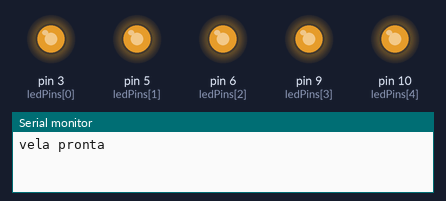
The sketch below on a simulated Arduino Uno, built with avr-gcc and run on an emulated ATmega328P. On the bench: output pins drawn as LEDs (lit = HIGH), the last lines printed to the serial monitor. Random numbers use the default seed unless the sketch sets one; pins used as bus, display or sensor lines are not drawn.

Above: at 0.15 s.
At 7.93 s:
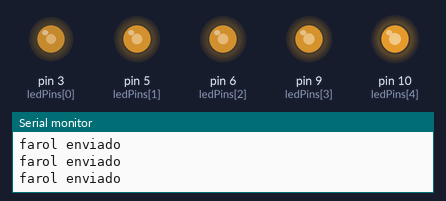
At 11.69 s:
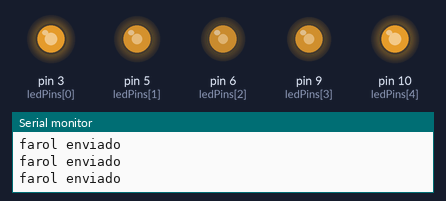
At 18.49 s:
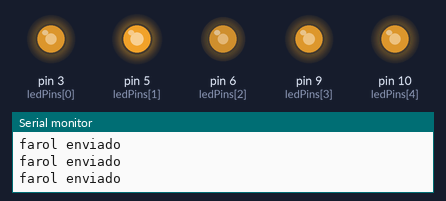
At 24.98 s:
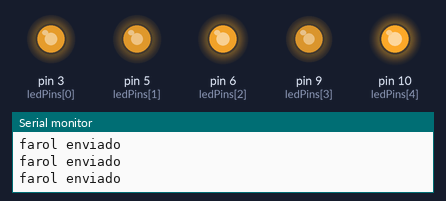
At 29.22 s:
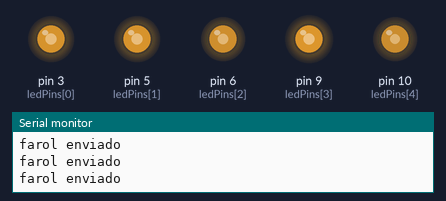
Timing chart, 0 to 29.4 s (numbered marks = the images above):
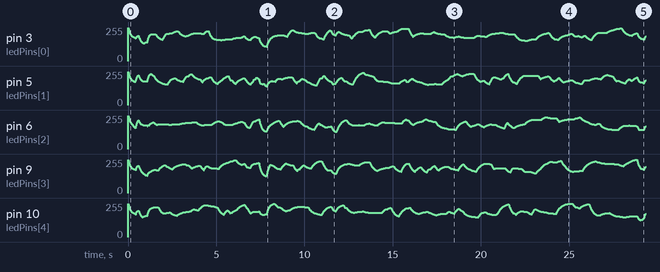

The sketch:

vela_leds_fade.ino
```cpp
// Efeito de chama para 5 LEDs normais (sem chip de flicker embutido)
// + emissor de infravermelhos para o sensor de chama do FIREBOT
//
// LEDs: brilho sempre alto, cada LED faz um fade suave ao seu ritmo,
//       e de vez em quando há uma "rajada de vento" que baixa todos um pouco ao mesmo tempo
// IR:   sempre ligado a 100%, sem PWM, para o sensor ver um sinal forte e estável
// Farol: de 2 em 2 s o mesmo LED IR pisca um código NEC a 38 kHz (endereço 0xF1, comando 0xB7).
//        O FIREBOT apanha-o pelo recetor do comando e mostra "VELA: FAROL IR" (plano C, se o sensor de chama falhar).
//        Cada envio dura ~70 ms; durante esse tempo os LEDs ficam parados, o que não se nota.

const int NUM_LEDS = 5;
const int ledPins[NUM_LEDS] = {3, 5, 6, 9, 10};

// Emissor IR: se estiver ligado a um pino do Arduino, põe aqui o número desse pino.
// Se estiver ligado direto aos 5V, fica sempre aceso de qualquer forma.
const int PINO_IR = 2;
const bool FAROL_LIGADO = true;           // false: o LED IR fica só sempre aceso, como antes
const unsigned long FAROL_MS = 1000;      // intervalo entre envios
const bool IR_SEMPRE_ACESO = false;       // true: LED IR aceso entre envios (para um sensor de chama); pode encandear o recetor do robô
const uint8_t FAROL_END = 0xF1, FAROL_CMD = 0xB7;
unsigned long proximoFarol = 1000;

// brilho percebido (0-255), antes da correção gama
const float BRILHO_MIN = 190;
const float BRILHO_MAX = 255;

const unsigned long PASSO_MS = 10; // atualiza a 100 Hz, para o movimento ser contínuo
const float SUAVIDADE = 0.04;      // fração do caminho até ao alvo feita em cada passo (menor = mais suave)

float brilhoAtual[NUM_LEDS];
float brilhoAlvo[NUM_LEDS];
unsigned long proximoAlvo[NUM_LEDS];

float rajada = 1.0;     // fator comum a todos os LEDs (1 = sem rajada)
float rajadaAlvo = 1.0;
unsigned long fimRajada = 0;
unsigned long ultimoPasso = 0;

// ---------- farol: NEC a 38 kHz feito "à mão" no pino do LED IR ----------
volatile uint8_t *regIR; uint8_t mascaraIR;

void marca(unsigned int us) {             // 38 kHz: ~13 us aceso, ~13 us apagado
  for (unsigned int n = us / 26; n > 0; n--) {
    *regIR |= mascaraIR;  delayMicroseconds(12);
    *regIR &= ~mascaraIR; delayMicroseconds(12);
  }
}
void espaco(unsigned int us) { *regIR &= ~mascaraIR; delayMicroseconds(us); }

void enviarByte(uint8_t b) {
  for (uint8_t i = 0; i < 8; i++, b >>= 1) { marca(562); espaco((b & 1) ? 1687 : 562); }
}

void enviarFarol() {
  *regIR &= ~mascaraIR; delay(20);        // apagado um instante antes do código
  marca(9000); espaco(4500);              // início
  enviarByte(FAROL_END); enviarByte((uint8_t)~FAROL_END);
  enviarByte(FAROL_CMD); enviarByte((uint8_t)~FAROL_CMD);
  marca(562);                             // fim
  if (IR_SEMPRE_ACESO) *regIR |= mascaraIR; else *regIR &= ~mascaraIR;
  Serial.println(F("farol enviado"));
}

// Correção gama aproximada: o olho não vê o PWM de forma linear,
// sem isto o fade parece "saltar" nos brilhos baixos e ficar parado nos altos
int gama(float v) {
  float n = v / 255.0;
  return (int)(n * n * 255.0 + 0.5);
}

void setup() {
  pinMode(PINO_IR, OUTPUT);
  digitalWrite(PINO_IR, IR_SEMPRE_ACESO ? HIGH : LOW);
  Serial.begin(9600);
  Serial.println(F("vela pronta"));
  regIR = portOutputRegister(digitalPinToPort(PINO_IR));
  mascaraIR = digitalPinToBitMask(PINO_IR);

  randomSeed(analogRead(A0)); // pino analógico livre, só para variar a semente a cada arranque

  for (int i = 0; i < NUM_LEDS; i++) {
    pinMode(ledPins[i], OUTPUT);
    brilhoAtual[i] = BRILHO_MAX;
    brilhoAlvo[i] = BRILHO_MAX;
    proximoAlvo[i] = random(100, 400);
  }
}

void loop() {
  unsigned long agora = millis();
  if (FAROL_LIGADO && (long)(agora - proximoFarol) >= 0) {
    enviarFarol();
    proximoFarol = millis() + FAROL_MS + random(0, 300); // um pouco irregular, para não coincidir sempre com o comando
  }
  if (agora - ultimoPasso < PASSO_MS) return;
  ultimoPasso = agora;

  // rajada de vento: cerca de uma vez a cada 6 s, todos baixam um pouco durante um instante
  if (rajadaAlvo < 1.0) {
    if ((long)(agora - fimRajada) >= 0) rajadaAlvo = 1.0;
  } else if (random(0, 600) == 0) {
    rajadaAlvo = random(80, 93) / 100.0;
    fimRajada = agora + random(150, 500);
  }
  rajada += (rajadaAlvo - rajada) * 0.08;

  for (int i = 0; i < NUM_LEDS; i++) {
    // cada LED escolhe um novo alvo em intervalos irregulares, sem sincronismo com os outros
    if ((long)(agora - proximoAlvo[i]) >= 0) {
      brilhoAlvo[i] = random((int)BRILHO_MIN, (int)BRILHO_MAX + 1);
      proximoAlvo[i] = agora + random(120, 600);
    }

    // aproxima-se do alvo de forma exponencial: começa mais rápido e abranda no fim, sem degraus
    brilhoAtual[i] += (brilhoAlvo[i] - brilhoAtual[i]) * SUAVIDADE;

    analogWrite(ledPins[i], gama(brilhoAtual[i] * rajada));
  }
}
```
